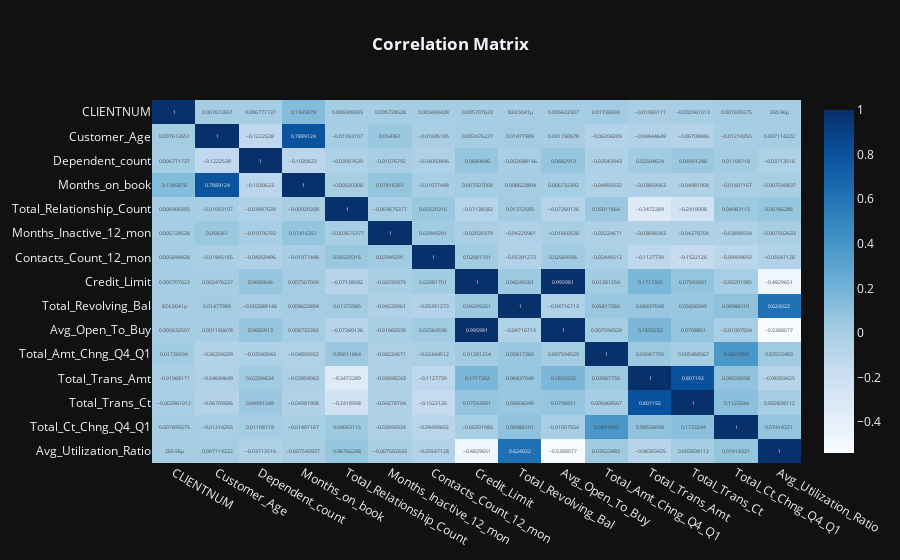

The notebook cell saved with this chart:
### Markdown cell above
#### Correlation Review

### Code cell
fig = px.imshow(data_int.corr(), text_auto=True, template='plotly_dark', color_continuous_scale=px.colors.sequential.Blues, aspect = 'auto', title = '<b>Correlation Matrix')
fig.update_layout(title_x=0.5)
fig.show()

### Figure 1 — Plotly figure (JSON) as saved in the notebook; plotly's stock layout.template omitted (floating-point values rounded to 4 significant figures; data arrays with more than 128 entries replaced by an {"elided": "..."} marker saying what was removed)
{"data": [{"coloraxis": "coloraxis", "hovertemplate": "x: %{x}<br>y: %{y}<br>color: %{z}<extra></extra>", "name": "0", "texttemplate": "%{z}", "type": "heatmap", "x": ["CLIENTNUM", "Customer_Age", "Dependent_count", "Months_on_book", "Total_Relationship_Count", "Months_Inactive_12_mon", "Contacts_Count_12_mon", "Credit_Limit", "Total_Revolving_Bal", "Avg_Open_To_Buy", "Total_Amt_Chng_Q4_Q1", "Total_Trans_Amt", "Total_Trans_Ct", "Total_Ct_Chng_Q4_Q1", "Avg_Utilization_Ratio"], "xaxis": "x", "y": ["CLIENTNUM", "Customer_Age", "Dependent_count", "Months_on_book", "Total_Relationship_Count", "Months_Inactive_12_mon", "Contacts_Count_12_mon", "Credit_Limit", "Total_Revolving_Bal", "Avg_Open_To_Buy", "Total_Amt_Chng_Q4_Q1", "Total_Trans_Amt", "Total_Trans_Ct", "Total_Ct_Chng_Q4_Q1", "Avg_Utilization_Ratio"], "yaxis": "y", "z": {"elided": "15x15 float values"}}], "layout": {"coloraxis": {"colorscale": [[0, "rgb(247,251,255)"], [0.125, "rgb(222,235,247)"], [0.25, "rgb(198,219,239)"], [0.375, "rgb(158,202,225)"], [0.5, "rgb(107,174,214)"], [0.625, "rgb(66,146,198)"], [0.75, "rgb(33,113,181)"], [0.875, "rgb(8,81,156)"], [1, "rgb(8,48,107)"]]}, "title": {"text": "<b>Correlation Matrix", "x": 0.5}, "xaxis": {"anchor": "y", "domain": [0, 1]}, "yaxis": {"anchor": "x", "autorange": "reversed", "domain": [0, 1]}}}
